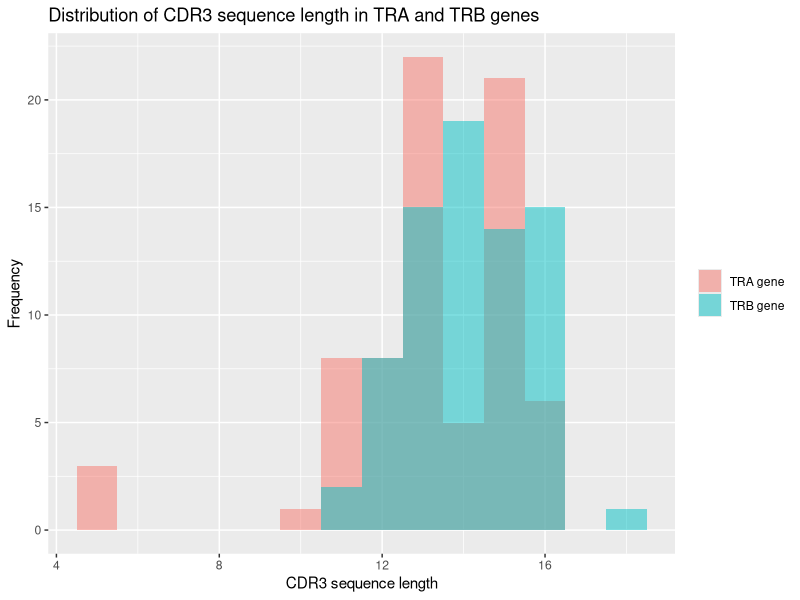

R code for this plot:
library("ggplot2")
TRA <- c(13, 12, 16, 12, 14, 15, 15, 14, 15, 15, 14, 12, 12, 12, 12, 13, 11, 13, 16, 16, 15, 15, 15, 11, 11, 11, 13, 13, 16, 13, 13, 13, 15, 15, 11, 11, 11, 14, 13, 13, 15, 15, 15, 15, 13, 12, 11, 12, 15, 13, 16, 16, 15, 15, 15, 10, 15, 13, 13, 13, 13, 15, 15, 15, 13, 13, 13, 13, 5, 5, 13, 13, 5, 14)
TRB <- c(16, 15, 13, 13, 16, 16, 16, 14, 14, 14, 12, 14, 14, 16, 14, 14, 14, 14, 13, 13, 13, 11, 16, 16, 18, 15, 16, 15, 13, 13, 12, 12, 12, 13, 16, 13, 13, 14, 14, 16, 16, 16, 14, 13, 13, 14, 16, 14, 14, 11, 14, 13, 13, 12, 12, 12, 12, 15, 15, 16, 15, 13, 16, 15, 14, 15, 15, 15, 14, 15, 14, 15, 15, 15)
ggplot() + geom_histogram(aes(x=TRA, fill="TRA gene"), alpha=0.5,binwidth=1) + geom_histogram(aes(x=TRB, fill="TRB gene"), alpha=0.5,binwidth=1) + labs(title='Distribution of CDR3 sequence length in TRA and TRB genes', y='Frequency', x='CDR3 sequence length') +  theme(legend.title=element_blank())
CDR3_len_9mer <- c()